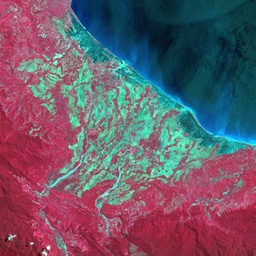
#> input picture ISAT/TP-1/imsat TP3.jpg, 256 x 256 px, shrunk from 1201 x 1201 before the run
$ jupyter execute 'TP-03 ISAT-Copy1 (2).ipynb'
#> lines starting #> are read from the running program, lines starting #| are printed output that depends on the picture; after the words box and inside, x2 and y2 are one past the last pixel; in counts of white or black regions, pixels touching at a corner belong together
#> further down, imgOG is the input picture: shape (256, 256, 3); mean R, G, B 107.5, 89.1, 105
<center>Université des Sciences et de la Technologie d'Oran - Mohammed BOUDIAF
<center>Faculté des Mathématiques et Informatique</center>
<center>Département d'Informatique</center>
<center>Module : Imagerie Satellitaire M2 IA</center>

<center>  <h1>  Fiche TP3 : Traitement </h1></center>

- Baghdad Mohammed Amine
- Hanifi Fatima El-Batoul
- Groupe 02 IAA

<CENTER><H2>  Etape 1 : Rehaussement de contours

### 1- Créeation et appliquation des filtres sur l’image satellitaire.

[cell 1]
# importation des librairies
from scipy import misc
import numpy as np
import matplotlib.pyplot as plt
import matplotlib.image as mpimg
import matplotlib as mplib
import math

##### a.laplacian
Dans cette partie, nous allons voir comment nous pouvons appliquer un filtre laplacien à l’image. Un filtre laplacien est un détecteur de bord utilisé pour calculer les deuxièmes dérivés d’une image, mesurant la vitesse à laquelle les premiers dérivés changent. Cela détermine si un changement des valeurs de pixels adjacentes provient d’un bord ou d’une progression continue.

[cell 2]
def FiltreLaplacien(InputImage):

    # Construction du masque de Laplacien
#> called with InputImage = 'imsat TP3.jpg'
    masque_laplacien = np.zeros((3,3))
    masque_laplacien[:]=-1
    masque_laplacien[1,1]=8


    def init(n,m):
        return np.zeros((n, m))


    img = mpimg.imread(InputImage)
    n,m,c=img.shape

    img_interpo = img_lapla = init(n+2,m+2)

    # fonction du filtre Laplacien

    i=1
    while i < n-1 :
        j=1
        while j < m-1 :
            img_lapla[i][j] = (img[i-1:i+2,j-1:j+2]*masque_laplacien).sum()
            j+=1
        i+=1
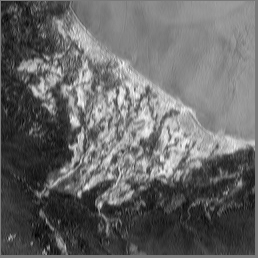
#> img_lapla: shape (258, 258) float64; min -1963, max 2142, mean -296; drawn with min black and max white
#> after the loop, i = 255

    img_lapla[img_lapla>=0] = 0
    img_lapla[img_lapla<0] = 1
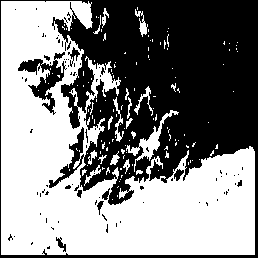
#> img_lapla: shape (258, 258) float64; values 0 (black) and 1 (white), 52.7% white; 89 black regions (80 under 20 px), largest, box (x1, y1, x2, y2) and area: (0, 0, 258, 258) 29853, (18, 52, 67, 115) 967, (68, 47, 80, 67) 81

    #Image de polarité

    x=img_lapla.shape[0]
    y=img_lapla.shape[1]
    for i in range(0,x-1):
        for j in range(0,y-1):
            if (img_lapla[i][j] == img_lapla[i][j+1]):
                img_interpo[i][j]=0
            else:
                img_interpo[i][j]=1
#> img_interpo: shape (258, 258) float64; values 0 (black) and 1 (white), 6.7% white in thin lines or dots


    return img_interpo


#laplacian filter matrix
lpf=np.array([[1, 1, 1], [1, 1, 1],[1, 1, 1]])
lpf=(-1)*lpf
lpf[1][1]=8
print(lpf)


# ouverture du fichier image
ImageFile = 'imsat TP3.jpg'#'split.jpg'#'test.jpg'
imgOG = mpimg.imread(ImageFile)


# affichage de l'image
plt.imshow(imgOG)
plt.axis('off')
plt.show()


img=FiltreLaplacien(ImageFile)
plt.axis('off')
plt.imshow(img,cmap='gray')
plt.show()

##### b-Sobel
Le détecteur de bord Sobel est une méthode basée sur le gradient. Il fonctionne avec des dérivés de premier ordre. Il calcule les premiers dérivés de l’image séparément pour les axes X et Y. Les dérivés ne sont que des approximations (car les images ne sont pas continues). Pour les rapprocher, les noyaux suivants sont utilisés pour la convolution :

[cell 3]
### gradient sobel

def FiltreGradient(img,hx,hy,se):#img input image
    #k nb des lines ou colone symetrique pour chaque filtre moyenne de taille impair
    #hx est un filtre vertical (comme celle de sobel)
    #hy est un filtre horizontal (comme celle de sobel)
    #se seuil
    #ig=0.21*img[:,:,0]+0.71*img[:,:,1]+0.07*img[:,:,2]
    #ig=0.21*img[:,:,0]+0.71*img[:,:,1]+0.07*img[:,:,2]

#> called with hx = array of shape (3, 3), hy = array of shape (3, 3), se = 35
    se=se

    #deduction de k (nb des 2 dans la taille du filtre)
    sizex,sizey=img.shape
    vx,vy=hx.shape
    k=int((vx-1)/2)
    print(k)


    #imag final
    ir=np.zeros([sizex, sizey])


    #amplitude image
    t=np.zeros([sizex, sizey])
    #direction du gradient image
    d=np.zeros([sizex, sizey])

    #gradient x
    gx=np.zeros([sizex, sizey])
    #gradient y
    gy=np.zeros([sizex, sizey])

    #gradient total
    g=np.zeros([sizex, sizey])

    i=0
    j=0

    c=0
    for c in range(3):
        x=0
        while(x<=(sizex-k-1)):##aproche avec effet de contour
            y=k

            while(y<=(sizey-k-1)):
                gx[x,y]=0
                gy[x,y]=0
                i=0
                ii=k
                #DEBUT PARCOURS VOISIN

                while(ii>=(-1)*k):##aproche avec effet de contour
                    j=0
                    jj=(-1)*k
                    while(jj<=k):
                        gx[x,y]=gx[x,y]+img[int(x+ii),int(y+jj)]*hx[i,j]
                        gy[x,y]=gy[x,y]+img[int(x+ii),int(y+jj)]*hy[i,j]
                        #print(x,y,ii,jj)
                        jj=jj+1
                        j=j+1
                    ii=ii-1
                    i=i+1
                #FIN PARCOURS VOISIN

                g[x,y]=np.sqrt(gx[x,y]**2+gy[x,y]**2)

                #print(s)
                if(g[x,y]>=se):
                    ir[int(x),int(y)]=1
                else:
                    ir[int(x),int(y)]=0

                #print(x,y,s,ir[int(x),int(y)])
                y=y+1
            x=x+1
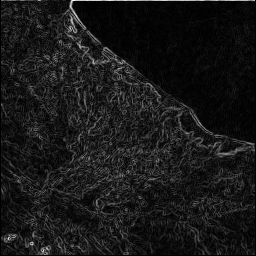
#> g: shape (256, 256) float64; min 0, max 677.4, mean 64.8; drawn with min black and max white
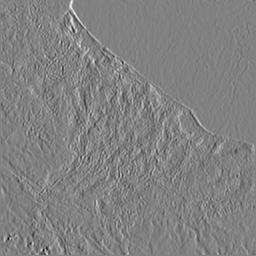
#> gx: shape (256, 256) float64; min -612, max 597, mean 2.6; drawn with min black and max white
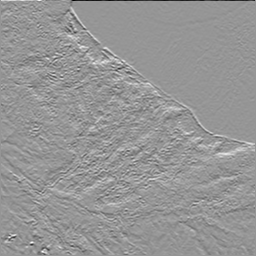
#> gy: shape (256, 256) float64; min -671, max 471, mean 1.3; drawn with min black and max white
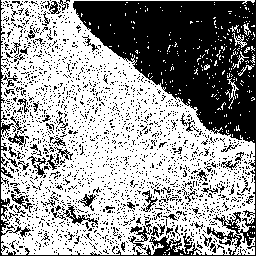
#> ir: shape (256, 256) float64; values 0 (black) and 1 (white), 60.7% white; 2165 black regions (2099 under 20 px), largest, box (x1, y1, x2, y2) and area: (0, 0, 256, 256) 17441, (51, 205, 98, 225) 219, (130, 226, 152, 242) 130


    mpimg.imsave("test-GRAD-after.jpg",ir);  #if not work use "gray");
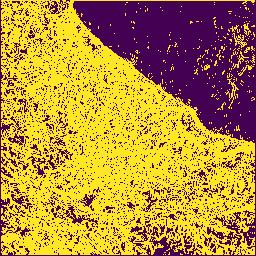
#> saved as test-GRAD-after.jpg: shape (256, 256, 3); mean R, G, B 178.6, 140.5, 62.7
    return gx,gy,ir


#sobel

hx=np.array([[1, 0,-1],
             [2, 0,-2],
             [1, 0,-1]])

hy=np.array([[ 1, 2, 1],
             [ 0, 0, 0],
             [-1,-2,-1]])


# ouverture du fichier image
ImageFile = 'imsat TP3.jpg' #'split.jpg'
img = mpimg.imread(ImageFile)


# affichage de l'image
plt.imshow(img)
plt.axis('off')
plt.show()


gx,gy,img=FiltreGradient(img[:,:,0],hx,hy,35)#50 pour split)

plt.imshow(img,cmap='gray')
plt.show()

### 2- Fonctions pour calculer l'amplitude du gradient et la direction du gradient:

Le noyau de gauche se rapproche de la dérivée le long de l’axe X. Celui de droite est pour l’axe Y. À l’aide de ces renseignements, on calculer  calculer  l'amplitude du gradient et la direction du gradient: :

Magnitude or "strength" of the edge:

Approximate strength:

The orientation of the edge:
1

[cell 4]
def DirectionETamplitude(gx,gy):
    a=np.sqrt(gx**2+gy**2)#amplitude
    d=np.arctan(gy/gx)#direction du gradiant
    d=d**180/np.pi #conversion vers degre (en int)
    return a,d


a,d=DirectionETamplitude(gx,gy)
print('amplitude')
plt.imshow(a,cmap='gray')
plt.show()
print('direction')
plt.imshow(d,cmap='gray')
plt.show()

### 3)Comparaisson des deux filtres
- le sobel est beaucoup mieux que laplacien a cause de la sensibilité au bruit de laplacien.

- Sobel: Contour epais. si on applique le filtre Sobel sur une image bruité le resultat sera bon et donc on conclue que le filtre Sobel n’est pas sensible au bruits.
- Laplacien: Contour discontinue. si on applique le filtre Laplacien sur une image bruité le resultat sera trés mauvais et donc on conclue que le filtre Laplacien est sensible au bruits.

Donc: On remarque un changement du type de contour (epais-discontinue).le filtre Laplacien est
sensible au bruits alors que le filtre Sobel n’est sensible au bruits. Le filtre
Laplacien est legérement meilleur que le filtre Sobel a cause de la polarité.

<CENTER><H2> Etape 2 : Segmentation

####  Seuillage - Histogramme :
Le seuillage a pour objectif de segmenter une image en plusieurs classes en n'utilisant que
l'histogramme. On suppose donc que l'information associée à l'image permet à elle seule la
segmentation, i.e. qu'une classe est caractérisée par sa distribution de niveaux de gris. A chaque pic
de l'histogramme est associée une classe.
Il existe de très nombreuses méthodes de seuillage d'un histogramme. La plupart de ces méthodes
s'appliquent correctement si l'histogramme contient réellement des pics séparés. De plus, ces
méthodes ont très souvent été développées pour traiter le cas particulier de la segmentation en deux
classes (i.e. passage à une image binaire) et leur généralité face aux cas multi-classes n'est que très
rarement garantie.

[cell 5]
def ReadAffiche(ImageFile):###fonction de lecture d'image
    try:
            img = mpimg.imread("imsat TP3.jpg") #ImageFile est un chaine de caracteres d'image d'entrée avec
                                            #point suivi de son extension et eventuellement with avec le repertoire
                                            ##img est un
                                            ##matrice 3d (ne veut pas dire modele 3d) mais
                                            ##contient successivement
                                            #dans la 1er dimension:coordonné x du pixel
                                            #dans le 2eme dimension:coordonné y du pixel
                                            #dans le 3eme dimension:niveau couleur du pixel

    except IOError: ##le cas si fichier a lire est inexistant
        print('ERREUR ,l\'image:' + ImageFile+'NON trouvé')
        sys.exit(1)

    # affichge du titre d'image
    print(ImageFile+":")

    # affichage de l'image
    plt.imshow(img)
    plt.show()
    return img##retour d'image lue en tant que matrice au 3axes (pas en tant que modele 3d) qui contient successivement
                #dans la 1er dimension:coordonné x du pixel
                #dans le 2eme dimension:coordonné y du pixel
                #dans le 3eme dimension:niveau couleur du pixel

[cell 6]
def Seuillage(img): #tableau d'occurence des intesités du couleur
                    #img est une matrice image d'entré
                    #s=seuil de couleur en instensite rgb [0,255]


    #fonction pour dessiner l'histogramme------------------------------------------------------------------------------------

    def hisPlot(occ,clr):  #clr est le stirng de couleur peut etre soit 'red",'green','blue'
        plt.rcParams["figure.figsize"] = [10,5] #change le taille du figure par format d'image (proportions)
                                                 #(la taille d'image qui englobe
                                                 #tous les element tel que:
                                                 #le plot,les axe mais pas la legende)
                                                 ## pas seulment la courbe au sens du
                                                 #la multiplication du fonction mathematiquement par un scalaire
                                                 #si egale [15,10] on aura hd-like representaion

        index=np.arange(256) ###un tablau 1d pour les valeur possible du niveau de couleur
                                #temporaire utilisé pour racourcir un peu le code

        plt.plot(index,occ[index],color=clr, linewidth=0.9) ###mise en scene du courbe occR (nombre
                                                                ##d'occourence du niveau du couleur
                                                                ##rouge) en fonction d'index et
                                                                ##epaisseur 0.9 (defualt est 1) (j'ai un
                                                                ##peu raccouci pour
                                                                ##une meilleur precision)


        plt.xlabel('les intensité du couleur')
        plt.ylabel('les occurence des instensite')
        plt.show()

    #--------------------------------------------------------------------------------------------------------------------------

    largeur,hauteur=img.shape                        #attribution des variable avec des valeur de l'image d'entrée

    occ=np.zeros(256)                                #occR = occurence de niveau de rouge

    occPt=[[] for i in range(256)]                   #occpt est l'ensemble des points repartie en fonction
                                                     #les intensite de colueur a partir d'un histograme (equalize ou non


    ##########CREATION d'axe d'occurence de niveau de couleur
#print(clr) pour le debogage

    ###parcour des pixel par pixel par 2 boucle imbrique (premier en largeur et 2eme en hauteur)
    x=0   #initialison coordonné x
    while(x<largeur): #condition d'arret du coordonné x pour eviter l'overflow

        y=0 #initialison coordonné y
        while(y<hauteur):#condition d'arret du coordonné y pour eviter l'overflow

            occ[int(img[x,y])]=occ[int(img[x,y])]+1 #incrementation d'occurence au un niveau de couleur ROUGE donné au
                                                    #occR[niveau de couleur deja en entier]

            occPt[int(img[x,y])].append([x,y])
            y=y+1
        x=x+1
#> after the loop, occ = 256 values, max 1506 at index 10, min 0 at index 224, mean 256; x = 256


    # DETECTION DE minimas ----------------------------------------------------------------------------------------------

    minimas=[]

    #cas intesité=1
    i=0
    if(occ[i] <occ[i+1]):
            minimas.append(i)

    #cas intesnité entre 2 et 255

    for i in range(1,254):
        if(occ[i-1]>occ[i] and occ[i] <occ[i+1]):
            minimas.append(i)
#> after the loop, minimas = 59 values from 1 to 252

    #cas intensite =256
    i=255
    if(occ[i-1]>occ[i]):
        minimas.append(i)

    print("minimas",minimas)
#> (printed output is left out)

    #---------------------------------------------------------------------------------------------------------------------

    # AFFICHAGE D'HISTOGRAMME
    hisPlot(occ,'black')


    # classer intesnistes en sous images -------------------------------------------------------------------------------

    classes=[]
    for cl in range (0,len(minimas)-1-1 ):
        classes.append( (minimas[cl],minimas[cl+1]) )
#> this loop made 57 passes
#> after the loop, classes = 57 pairs, first value 1 to 244, second value 20 to 248

    #print(classes)

    segments=[]

    for k in range(len(classes)-1):
        icurrent,inext=classes[k]
        sgmt=np.zeros((img.shape))
        #############detect les 2 point extremum pour rogner le segment courant


        for i in range(icurrent,inext):
            for j in range(0,len(occPt[i])):
                x,y=occPt[i][j]
                sgmt[x,y]=i

        segments.append(sgmt)
#> this loop made 56 passes
#> (icurrent, inext) on passes 1 to 8: (1, 20), (20, 27), (27, 30), (30, 34), (34, 37), (37, 45), (45, 50), (50, 53)
#> after the loop, segments = 56 items
    return segments

[cell 7]
ImageFile = 'split.jpg'#'mini.jpg'
imgILL=ReadAffiche(ImageFile)

# [4 lines of commented-out code are left out]


R=Seuillage(imgILL[:,:,0])
#> R = 56 items
G=Seuillage(imgILL[:,:,1])
#> after the loop in Seuillage (call 2), `while(x<largeur): #condition d'arret du coordonné x pour eviter l'over..`: occ = 256 values, max 987 at index 40, min 0 at index 1, mean 256; x = 256
#> after the loop in Seuillage (call 2), `for i in range(1,254):`: minimas = 73 values from 1 to 253
#> (printed output is left out)
#> call 2 of hisPlot, with occ = array of shape (256,), clr = 'black'
#> in hisPlot (call 2), `plt.show()`:
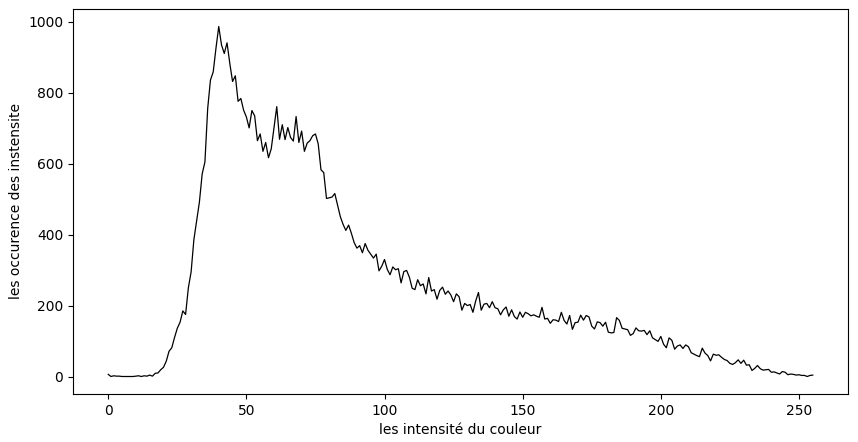
#> figure drawn by matplotlib, 1 panel; curve peaks at x = 40, y = 987
#> the loop in Seuillage (call 2), `for cl in range (0,len(minimas)-1-1 ):` made 71 passes
#> after the loop in Seuillage (call 2), `for cl in range (0,len(minimas)-1-1 ):`: classes = 71 pairs, first value 1 to 246, second value 12 to 249
#> the loop in Seuillage (call 2), `for k in range(len(classes)-1):` made 70 passes
#> (icurrent, inext) on passes 1 to 8: (1, 12), (12, 14), (14, 16), (16, 28), (28, 42), (42, 45), (45, 47), (47, 51)
#> after the loop in Seuillage (call 2), `for k in range(len(classes)-1):`:
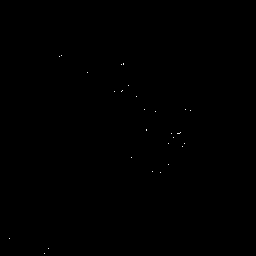
#> sgmt: shape (256, 256) float64; min 0, max 245, mean 0.1
#> after the loop in Seuillage (call 2), `for k in range(len(classes)-1):`: segments = 70 items
#> G = 70 items
B=Seuillage(imgILL[:,:,2])
#> (printed output is left out)
#print(SimgILL)

ir=np.zeros((imgILL.shape[0],imgILL.shape[1],3))


####colorier les classe obtenu par niveau
finalclasses=[]
chk=np.zeros((imgILL.shape[0],imgILL.shape[1],3))#img de verification
chk=chk.astype(np.uint8)
for k in range (len(R)):
    final=np.zeros((imgILL.shape[0],imgILL.shape[1],3))#classe en couleur
    final[:,:,0]=R[k][:,:]
    final[:,:,1]=G[k][:,:]
    final[:,:,2]=B[k][:,:]
    finalclasses.append(final.astype(np.uint8))
    chk=chk+final
#> this loop made 56 passes
#> pass 2, `chk=chk+final`:
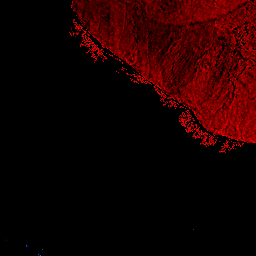
#> chk: shape (256, 256, 3) float64; mean of channels 0, 1, 2 2.7, 0, 0; drawn with min black and max white
#> (the rest of the program and of its run is left out)
